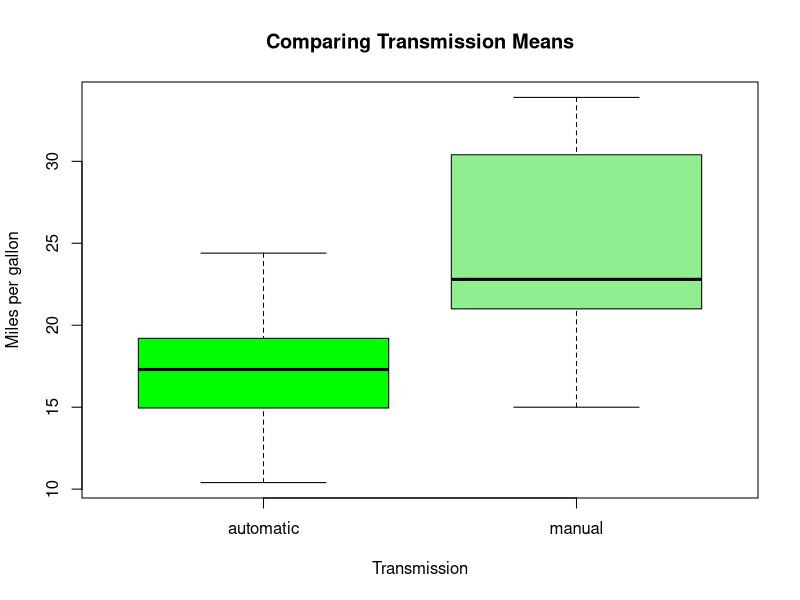
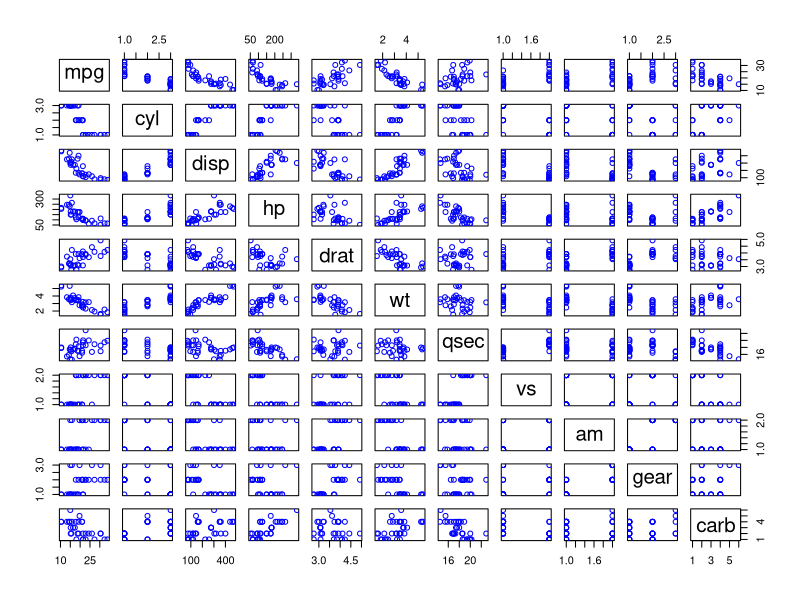
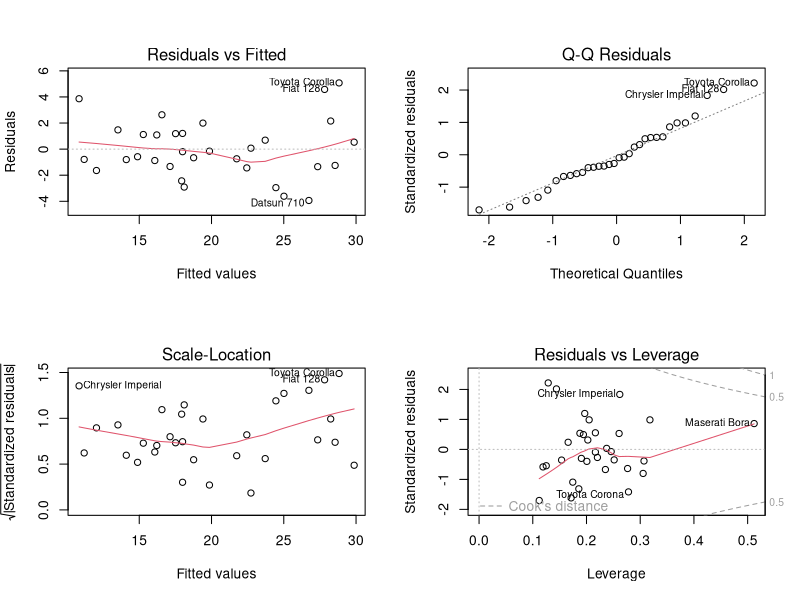

Generate these figures, in order, with R:
## ---- chunk 1
knitr::opts_chunk$set(echo = TRUE)
## ---- chunk 2
str(mtcars)
df <- within(mtcars, {
   vs <- factor(vs, labels = c("V", "S"))
   am <- factor(am, labels = c("automatic", "manual"))
   cyl  <- factor(cyl)
   gear <- factor(gear)
   carb <- factor(carb)
})
summary(df)

## ---- chunk 3
library(dplyr)
group_by(df, am) %>% summarise(mean_mpg = mean(mpg))
## ---- chunk 4
ttest <- t.test(df[df$am == 'automatic', 'mpg'],df[df$am == 'manual', 'mpg'])
ttest$conf.int
ttest$p.value < 0.05
## ---- chunk 5
model_1 <- lm(mpg~am,data = df)
summary(model_1)
## ---- chunk 6
model2 <- lm(mpg~am+cyl+disp+hp+wt,data = df)
summary(model2)
anova(model_1,model2)
## ---- chunk 7
boxplot(mpg~am,data = df,col=c('green','light green'),ylab='Miles per gallon',xlab='Transmission',main='Comparing Transmission Means')
## ---- chunk 8
pairs(mpg~.,data = df,col='blue')
## ---- chunk 9
par(mfrow = c(2,2))
plot(model2)
